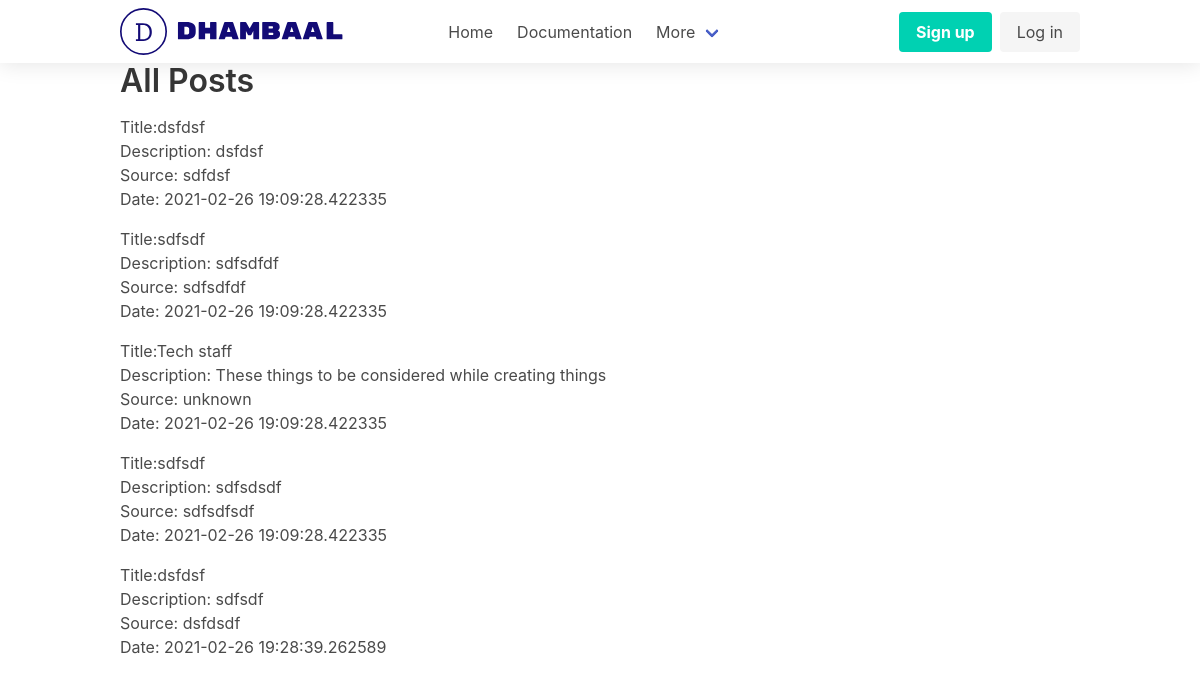
The page / on the database its author committed.
### app/dashboard/models/post.py (models this page shows, shortened)
@dataclass
class Post(db.Model):
    __tablename__ = "post"
    id: int = db.Column(db.Integer, primary_key=True)
    title: str = db.Column(db.String(80), nullable=False)
    description: str = db.Column(db.Text)
    source: str = db.Column(db.String(129), nullable=True)
    category: str = db.Column(db.String(129), nullable=True)
    publish: str = db.Column(db.String(50), default="yes")
    created_at: datetime = db.Column(
        db.DateTime, nullable=False, default=datetime.now())
    modified_at: datetime = db.Column(
        db.DateTime, nullable=False, default=datetime.now(), onupdate=datetime.now())

### app/site/routes.py (the view)
@site.route("/")
def index() -> str:
    posts = Post.query.all()
    categories = Category.query.all()
    return render_template("site.html", posts=posts, categories=categories)

### app/site/templates/site.html
{% extends 'base.html'%} {%block content%}
<div class="container">
  <h1>All Posts</h1>
  {% for post in posts %} {%if post and post.publish == 'yes'%}
  <p>
    Title:{{ post.title }}<br />
    Description: {{ post.description }}<br />
    Source: {{ post.source }}<br />
    Date: {{post.created_at}}<br />
  </p>
  {%endif%} {%endfor%}
</div>
{%endblock%}

### app/site/static/css/main.css (style rules this page uses)
* { margin:0; box-sizing: border-box; }
.container { width:85%; }

### rows shown on the page
Post: title "dsfdsf", description "dsfdsf", source "sdfdsf", created_at "2021-02-26 19:09:28.422335"
Post: title "sdfsdf", description "sdfsdfdf", source "sdfsdfdf", created_at "2021-02-26 19:09:28.422335"
Post: title "Tech staff", description "These things to be considered while creating things", source "unknown", created_at "2021-02-26 19:09:28.422335"
Post: title "sdfsdf", description "sdfsdsdf", source "sdfsdfsdf", created_at "2021-02-26 19:09:28.422335"
Post: title "dsfdsf", description "sdfsdf", source "dsfdsdf", created_at "2021-02-26 19:28:39.262589"
